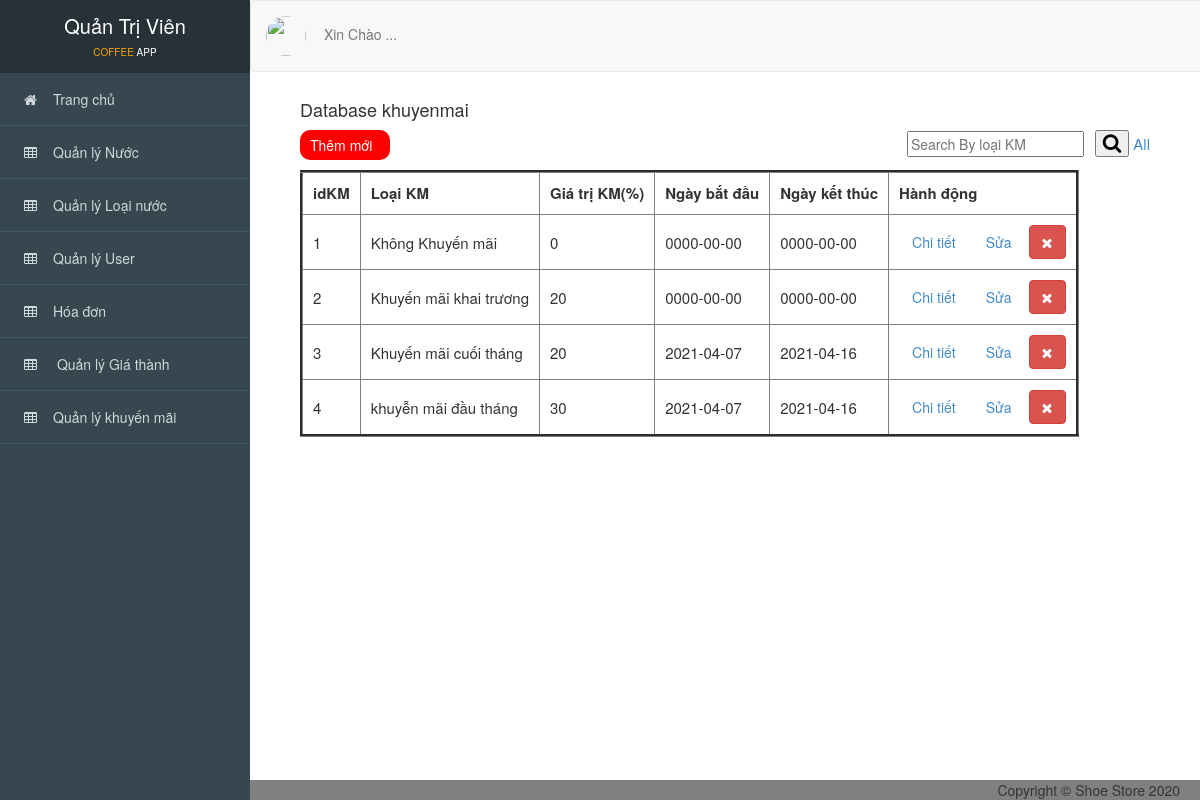
/Admin/index.php?action=khuyenmai, run on the app's committed database.
### tables this page shows
CREATE TABLE `khuyenmai` (
  `idKM` int(11) NOT NULL,
  `LoaiKM` varchar(255) NOT NULL,
  `GiatriKM` double NOT NULL,
  `NgayBD` date NOT NULL,
  `NgayKT` date NOT NULL
);

### Admin/controller_admin/quanlykhuyenmai.php (called while the page is built, shortened)
<?php
    require_once('./model_admin/khuyenmai.php');
    class khuyenmaicontroller
    {
    	var $khuyenmai_model;
    	public function __construct()
    	{
    		$this->khuyenmai_model = new khuyenmai();
    	}
    	public function list()
    	{
    		 if(isset($_POST['timkiem_km'])){
                $timkiem_km = $_POST['timkiem_km'];
                $data = $this->khuyenmai_model->timkiem_km($timkiem_km);
            }else{
                $data = $this->khuyenmai_model->all();
            }
            require_once('views_admin/index.php');
    	}
       }
?>

### Admin/model_admin/ketnoi.php (called while the page is built, shortened)
<?php
    class ketnoi
    {
    	function __construct()
    	{
    		$host = "localhost";
    		$username ="root";
    		$password = "";
    		$dbname = "coffe_app";
    		$this->connect = new mysqli($host,$username,$password,$dbname);
    	}
    }
?>

### Admin/model_admin/khuyenmai.php (called while the page is built, shortened)
<?php
    require_once('ketnoi.php');
    class khuyenmai
    {
    	var $conn;
    	function __construct()
    	{
    		$connect_obj = new ketnoi();
    		$this->conn = $connect_obj->connect;
    	}
    	function all()
    	{
    		$query = "SELECT * FROM khuyenmai ORDER BY idKM";
    		$result = $this->conn->query($query);
    		$data = array();
    		while ($row = $result->fetch_assoc()) {
       		   $data[] = $row;
    		}
    		return $data;
    	}
    }
?>

### Admin/views_admin/khuyenmai/quanlykhuyenmai.php (the view)
<div id="viewport">
<div class="container-fluid" id="noidung">
      <h4>Database khuyenmai</h4>
      <a class="pull-left themmoi" href="?action=themkhuyenmai_giaodien"> Thêm mới</a>
      <div class="search_box pull-right" style="margin-right: 50px; margin-top: 0px;">
        <form method="POST" action="?action=khuyenmai">
          <input type="text" placeholder="Search By loại KM" name="timkiem_km">&ensp;
          <button type="submit"><i class="fa fa-search"></i></button>
          <a href="?action=khuyenmai" style="font-size: 15px;">All</a>
        </form>
      </div>
      <br>
      <br>
      <table border="3" cellpadding="10" style="font-size: 15px;">
          <thead>
               <tr>
                  <th>idKM</th>
                  <th class="theadd">Loại KM</th>
                  <th class="theadd">Giá trị KM(%)</th>
                  <th class="theadd">Ngày bắt đầu</th>
                  <th class="theadd">Ngày kết thúc</th>
                  <th>Hành động</th>
               </tr>
          </thead>
          <tbody>
            <?php foreach ($data as $value) { ?>
              <tr>
                  <td scope="row"><?= $value['idKM'] ?></td>
                 <td><?= $value['LoaiKM'] ?></td>
                  <td><?= $value['GiatriKM'] ?></td>
                  <td><?= $value['NgayBD'] ?></td>
                  <td><?= $value['NgayKT'] ?></td>
                  <td>
                      <a href="?action=xemkhuyenmai&id=<?= $value['idKM'] ?>" type="button" class="btn btn-light">Chi tiết</a>
                      <a href="?action=suakhuyenmai_giaodien&id=<?= $value['idKM'] ?>" type="button" class="btn  btn-light">Sửa</a>
                      <a href="?action=xoakhuyenmai&id=<?= $value['idKM'] ?>" onclick="return confirm('Bạn có thật sự muốn xóa ?');" type="button" class="btn btn-danger"title="Xóa  ">
                        <i class="fa fa-times"></i></a>
                  </td>
              </tr>
              <?php } ?>
          </tbody>
      </table>
      <br>
      <br>
      <br>
</div>
</div>

### Admin/public_admin/css/style.css (style rules this page uses)
div.search_box { margin-top: 21px; }
i.fa-search { font-size: 20px; }
body { overflow-x: hidden; font-family: 'Roboto', sans-serif; font-size: 16px; }
#viewport { padding-left: 250px; -webkit-transition: all 0.5s ease; -moz-transition: all 0.5s ease; -o-transition: all 0.5s ease; transition: all 0.5s ease; }
#noidung { padding-top: 90px; padding-left: 50px; background-color: white; }
th.theadd { min-width: 100px; max-width: 170px; }
a.themmoi { height: 30px; width: 90px; background-color: red; color:white; padding: 5px 10px 5px; border-radius: 10px; }

### data on the page
khuyenmai: idKM "1", LoaiKM "Không Khuyến mãi", GiatriKM "0", NgayBD "0000-00-00", NgayKT "0000-00-00"
khuyenmai: idKM "2", LoaiKM "Khuyến mãi khai trương", GiatriKM "20", NgayBD "0000-00-00", NgayKT "0000-00-00"
khuyenmai: idKM "3", LoaiKM "Khuyến mãi cuối tháng", GiatriKM "20", NgayBD "2021-04-07", NgayKT "2021-04-16"
khuyenmai: idKM "4", LoaiKM "khuyễn mãi đầu tháng", GiatriKM "30", NgayBD "2021-04-07", NgayKT "2021-04-16"
